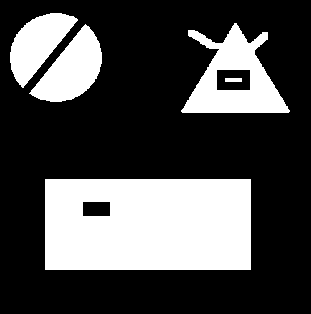
%> input picture Clase_7/figuras2.bmp, 311 x 314 px
$ octave clase7.m   (GNU Octave 9; MATLAB toolbox functions it lacks are replaced by stand-ins)
%> lines starting %> are read from the running program, lines starting %| are printed output that depends on the picture; in (x1, y1, x2, y2) boxes, pixels count from 0 and x2, y2 are one past the last pixel; in counts of white or black regions, pixels touching at a corner belong together; the program's own positions count from 1
clear all, close all, clc
a=imread('figuras2.bmp');
%> a: size 314x311 logical; 29.7% white; 5 white regions, box (x1, y1, x2, y2) and area: (45, 179, 251, 270) 18368, (181, 23, 290, 113) 4867, (29, 24, 102, 102) 3045, (10, 13, 78, 88) 2623, (225, 78, 242, 82) 68
[fil,col,cap]=size(a); b=a;
%> after `[fil,col,cap]=size(a)`: fil = 314; col = 311; cap = 1
if cap>1; a=rgb2gray(a); end;
ee=strel('square',15);
% [18 lines of commented-out code are left out]

c= imclose(a,ee);
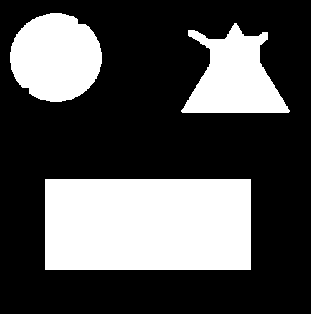
%> c: size 314x311 logical; 31.6% white; 3 white regions, box (x1, y1, x2, y2) and area: (45, 179, 251, 270) 18746, (10, 13, 102, 102) 6343, (181, 23, 290, 113) 5743
d = imopen(a,ee);
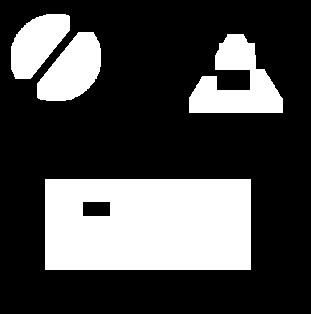
%> d: size 314x311 logical; 28.5% white; 4 white regions, box (x1, y1, x2, y2) and area: (45, 179, 251, 270) 18368, (189, 34, 283, 113) 4051, (37, 32, 101, 101) 2900, (11, 14, 70, 79) 2464
figure(3); imshow([a,c,d]);
%> after `imshow([a,c,d])`:
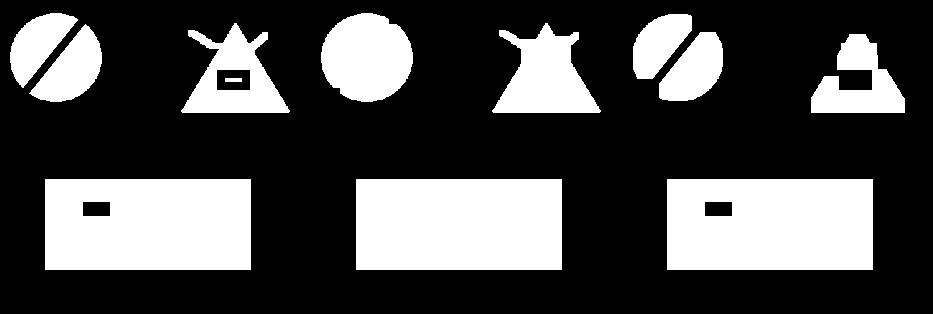
%> displayed picture: size 314x933 logical; 29.9% white; 12 white regions, largest, box (x1, y1, x2, y2) and area: (356, 179, 562, 270) 18746, (45, 179, 251, 270) 18368, (667, 179, 873, 270) 18368
